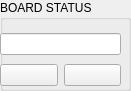
  <widget class="QGroupBox" name="groupBox_7">
   <property name="geometry">
    <rect>
     <x>589</x>
     <y>200</y>
     <width>131</width>
     <height>91</height>
    </rect>
   </property>
   <property name="toolTip">
    <string>&lt;html&gt;&lt;head/&gt;&lt;body&gt;&lt;p&gt;PM board status&lt;/p&gt;&lt;/body&gt;&lt;/html&gt;</string>
   </property>
   <property name="title">
    <string>BOARD STATUS</string>
   </property>
   <widget class="QWidget" name="layoutWidget_6">
    <property name="geometry">
     <rect>
      <x>0</x>
      <y>30</y>
      <width>121</width>
      <height>61</height>
     </rect>
    </property>
    <layout class="QVBoxLayout" name="verticalLayout_14">
     <item>
      <widget class="QLineEdit" name="lineEdit_28"/>
     </item>
     <item>
      <layout class="QHBoxLayout" name="horizontalLayout_11">
       <item>
        <widget class="QPushButton" name="VIEW_ADC0_OFFSET_10">
         <property name="toolTip">
          <string>&lt;html&gt;&lt;head/&gt;&lt;body&gt;&lt;p&gt;Status&lt;/p&gt;&lt;/body&gt;&lt;/html&gt;</string>
         </property>
         <property name="text">
          <string/>
         </property>
         <property name="icon">
          <iconset resource="res.qrc">
           <normaloff>:/icon/icons/eyeball-icon-png-3.png</normaloff>:/icon/icons/eyeball-icon-png-3.png</iconset>
         </property>
        </widget>
       </item>
       <item>
        <widget class="QPushButton" name="WRITE_ADC_ZERO_9">
         <property name="toolTip">
          <string>&lt;html&gt;&lt;head/&gt;&lt;body&gt;&lt;p&gt;Write&lt;/p&gt;&lt;/body&gt;&lt;/html&gt;</string>
         </property>
         <property name="text">
          <string/>
         </property>
         <property name="icon">
          <iconset resource="res.qrc">
           <normaloff>:/icon/Write.png</normaloff>:/icon/Write.png</iconset>
         </property>
        </widget>
       </item>
      </layout>
     </item>
    </layout>
   </widget>
  </widget>
